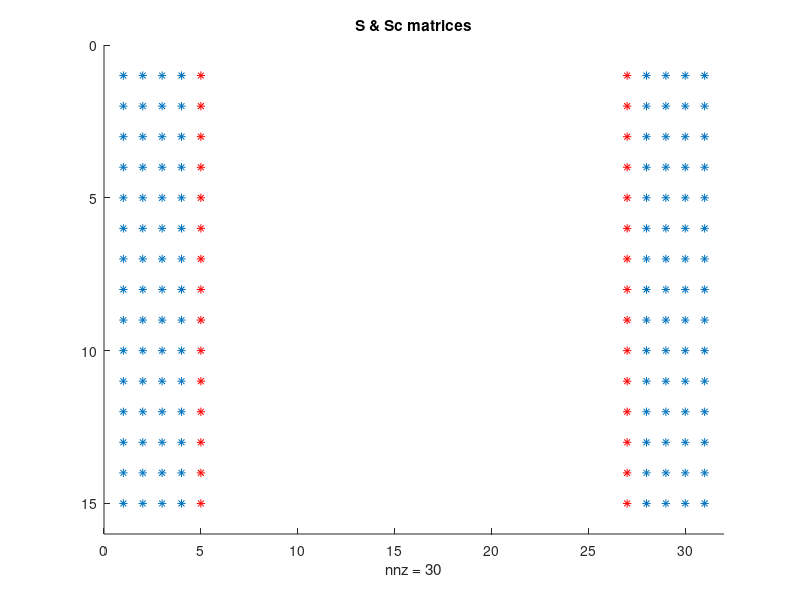

The MATLAB script that drew this image: (Note: this script raises an error after producing the figure.)
%% Programme to solve for Stokes velocity profile in riblets
% Solve A*u = P
% S = riblets grid points
% P = pressure gradient
% A = Laplacian coefficients
% Sc = Sd - S = riblets surface grid points

clear
close all
tic

%% Input data
lz = 1; % always
ly = 0.5; % always <= height for pressure-driven flow

% Define grid sizes
nz = 31; % number of points in z
ny = 15; % number of points in y
dy = ly/(ny-1); % length of sub-intervals in y-axis
dz = lz/(nz-1); % length of sub-intervals in z-axis
y = (0:ny-1)/(ny-1)*ly;
z = (0:nz-1)/(nz-1);

dpdx = -1; % Pressure gradient
Sx = 0; % Shear at the top, could set to 1 (if normalised, always 1)

geometry = 4; 
% 1 = triangle (k/s = 1.866 for 30deg, 0.5 for 90deg, 0.866 for 60deg)
% 2 = semi-circle (k/s = 0.5)
% 3 = trapezium (k/s = 0.5; tip half-angle = 15deg)
% 4 = blade (k/s = 0.5; t/s = 0.2)
angle = 30; % 30/60/90 degrees, for triangles only

savefile = 0;

%% Build S matrix - Grid Points of riblets
% S = 1 for points within and on boundary and = 0 elsewhere 
S = zeros(ny,nz);

if geometry == 1 % triangle
    if angle == 90        
        shape = 'triangle9';
        height = 0.5;
        triangle = z-lz/2+0.00001;
        triangle2 = -z+lz/2+0.00001;
    end
    if angle == 60
        shape = 'triangle6';
        height = sqrt(3)/2;
        triangle = sqrt(3)*z-sqrt(3)*lz/2;
        triangle2 = -sqrt(3)*z+sqrt(3)*lz/2;
    end
    if angle == 30
        shape = 'triangle3';
        height = 1 + sqrt(3)/2;
        triangle = (2+sqrt(3))*z-1-sqrt(3)*lz/2;
        triangle2 = -(2+sqrt(3))*z+1+sqrt(3)*lz/2;
    end
        for k = 1:nz
            for j = 1:ny
                if y(j) <= triangle(k) || y(j) <= triangle2(k)
                    S(j,k) = 1;
                else
                    S(j,k) = 0;
                end
            end
        end
end

if geometry == 2 % semi-circle
    shape = 'circle';
    height = 0.5;
    circle = (y'*ones(1,nz)-lz/2).^2+(ones(ny,1)*z-lz/2).^2-(lz/2)^2;
    S = sign((sign(circle)+1)/2);    
end

if geometry == 3 % trapezium
    shape = 'trapezium';
    height = 0.5;
    trapezium = (4+2*sqrt(3))*z-3.5-2*sqrt(3);
    trapezium2 = -(4+2*sqrt(3))*z+0.5;
    for k=1:nz
        for j=1:ny
            if y(j) <= trapezium(k) || y(j) <= trapezium2(k)
                S(j, k) = 1;
            else
                S(j, k) = 0;
            end
        end
    end
end

if geometry == 4 % blade
    shape = 'blade';
    height = 0.5;
    for j = 1:round(0.5/ly*ny)
        for k = 1:nz
            if z(k) <= 0.1*lz || z(k) >= 0.9*lz
                S(j,k) = 1;
            else
                S(j,k) = 0;
            end
        end
    end
end

figure(1); clf
hold on
spy(S)

%% Build Sd matrix
% Sd = 1 for points within and on boundary and = 0 elsewhere 
% riblets now bigger by rd = max(dy,dz)
rd = max(dy,dz);
Sd = zeros(ny,nz);

if geometry == 1 % triangle
    if angle == 90
        triangle = z+rd-lz/2+0.00001;
        triangle2 = -z+rd+lz/2+0.00001;
        ztriangle = (0:100)/100; % reference
        ytriangle1 = ztriangle-lz/2+0.00001;
        ytriangle2 = -ztriangle+lz/2+0.00001;
        zplot = 1+ztriangle*(nz-1);
        yplot1 = 1+ytriangle1*(ny-1)/ly;
        yplot2 = 1+ytriangle2*(ny-1)/ly;
        figure(1)
        plot(zplot,yplot1,'k',zplot,yplot2,'k')
    end
    if angle == 60
        triangle = sqrt(3)*(z+rd)-sqrt(3)*lz/2;
        triangle2 = -sqrt(3)*(z-rd)+sqrt(3)*lz/2;        
        ztriangle = (0:100)/100; % reference
        ytriangle1 = sqrt(3)*ztriangle-sqrt(3)*lz/2;
        ytriangle2 = -sqrt(3)*ztriangle+sqrt(3)*lz/2;
        zplot = 1+ztriangle*(nz-1);
        yplot1 = 1+ytriangle1*(ny-1)/ly;
        yplot2 = 1+ytriangle2*(ny-1)/ly;
        figure(1)
        plot(zplot,yplot1,'k',zplot,yplot2,'k')
    end
    if angle == 30
        triangle = (2+sqrt(3))*(z+rd)-1-sqrt(3)*lz/2;
        triangle2 = -(2+sqrt(3))*(z-rd)+1+sqrt(3)*lz/2;
        ztriangle = (0:100)/100; % reference
        ytriangle1 = (2+sqrt(3))*ztriangle-1-sqrt(3)*lz/2;
        ytriangle2 = -(2+sqrt(3))*ztriangle+1+sqrt(3)*lz/2;
        zplot = 1+ztriangle*(nz-1);
        yplot1 = 1+ytriangle1*(ny-1)/ly;
        yplot2 = 1+ytriangle2*(ny-1)/ly;
        figure(1)
        plot(zplot,yplot1,'k',zplot,yplot2,'k')
    end
    for k = 1:nz
        for j = 1:ny
            if y(j) <= triangle(k) || y(j) <= triangle2(k)
                Sd(j,k) = 1;
            else
                Sd(j,k) = 0;
            end
        end
    end
end

if geometry == 2 % semi-circle    
    circled = (y'*ones(1,nz)-lz/2).^2+(ones(ny,1)*z-lz/2).^2-(lz/2-rd)^2;
    Sd = sign((sign(circled)+1)/2);
    zcircle = (0:100)/100; % reference
    ycircle = (-sqrt((lz/2)^2-(zcircle-lz/2).^2))+lz/2;
    zplot = 1+zcircle*(nz-1);
    yplot = 1+ycircle*(ny-1)/ly;
    figure(1)
    plot(zplot,yplot,'k')
end

if geometry == 3 % trapezium
    trapezium = (4+2*sqrt(3))*(z+rd)-3.5-2*sqrt(3);
    trapezium2 = -(4+2*sqrt(3))*(z-rd)+0.5;
    ztrap = (0:100)/100; % reference
    ytrap = (4+2*sqrt(3))*ztrap-3.5-2*sqrt(3);
    ytrap2 = -(4+2*sqrt(3))*ztrap+0.5;
    zplot = 1+ztrap*(nz-1);
    yplot1 = 1+ytrap*(ny-1)/ly;
    yplot2 = 1+ytrap2*(ny-1)/ly;
    figure(1)
    plot(zplot,yplot1,'k',zplot,yplot2,'k')
    for k=1:nz
        for j=1:ny
            if y(j) <= trapezium(k) || y(j) <= trapezium2(k)
                Sd(j, k) = 1;
            else
                Sd(j, k) = 0;
            end
        end
    end
end

if geometry == 4 % blade
    for j = 1:round(0.5/ly*ny) %+1 if domain height > 0.5*lz
        for k = 1:nz
            if z(k) <= 0.1*lz+rd+0.00001 || z(k) >= 0.9*lz-rd-0.00001
                Sd(j,k) = 1;
            else
                Sd(j,k) = 0;
            end
        end
    end
end

%% Build Sc matrix - curve of the boundary
Sc = Sd-S;
figure(1)
spy(Sc,'r')
title('S & Sc matrices')

%% Build P matrix - pressure gradient - RHS of Stokes
P = ones(ny*nz,1);
P = sparse(P);
P = P*dpdx;

%% Build A matrix 
beta = -2/(dy^2)-2/(dz^2); % coefficient of point p
alpha = 1/(dy^2); % coefficient of surrounding points
r1 = beta.*ones(ny,1);
r2 = alpha.*ones(ny-1,1);
r3 = alpha.*ones(1,1);
B = diag(r1,0) + diag(r2,1) + diag(r2,-1) + diag(r3,-ny+1) + diag(r3,ny-1);
B = sparse(B);
C = kron(eye(nz),B);
C = sparse(C);
gamma = 1/(dz^2);
r4 = gamma.*ones(ny*nz-ny,1);
r5 = gamma.*ones(ny,1);
D = diag(r4,-ny)+diag(r4,+ny)+diag(r5,-ny*nz+ny)+diag(r5,ny*nz-ny);
D = sparse(D);
A = C+D;
A = sparse(A);

%% Shear at the top condition
for k = 1:nz
    j = ny; % top of domain
    index = (k-1)*ny+j;
    A(index,:) = 0;
    A(index,index) = 1/dy^2; % should be dy, but P(index) changed as well
    if index~=1
        A(index,index-1) = -1/dy^2;
    end   
    P(index) = Sx/dy;
end

%% Solid condition - modify the A matrix
% Modify A and P matrix for points within and on the boundary of riblets
% Velocity inside riblets = 0
for j = 1:ny
    for k = 1:nz
        if S(j,k) == 1
            index = (k-1)*ny+j;
            A(index,:) = 0;
            A(index,index) = 1/dy^2;
            P(index) = 0;
        end
    end
end

%% Modify the A matrix - curve of the boundary
% Modification of the matrix A near the boundary of the solid
for j=2:ny-1
    for k=2:nz-1
        if Sc(j,k) == 1
            y0 = y(j);
            z0 = z(k);          
            my = abs(floor(log10(dy)));
            mz = abs(floor(log10(dz)));
            
        %ys: (j-+2,k);(j-+1,k);(j,k-+2);(j,k-+1) 
            ys = y(j-1:j+1);
            zs = z(k-1:k+1);  
            
            if geometry == 1 % triangle
                if angle == 90
                    if z0 <= lz/2
                        yp0 = -z0+lz/2;
                    else
                        yp0 = z0-lz/2;
                    end
                    zpPlus = y0+lz/2;
                    zpMinus = -y0+lz/2;
                end
                if angle == 60
                    if z0 <= lz/2
                        yp0 = -sqrt(3)*z0+sqrt(3)*lz/2;
                    else
                        yp0 = sqrt(3)*z0-sqrt(3)*lz/2;
                    end
                    zpPlus = y0/sqrt(3)+lz/2;
                    zpMinus = -y0/sqrt(3)+lz/2;
                end
                if angle == 30
                    if z0 <= lz/2
                        yp0 = (2+sqrt(3))*z0-1-sqrt(3)*lz/2;
                    else
                        yp0 = -(2+sqrt(3))*z0+1+sqrt(3)*lz/2;
                    end
                    zpPlus = y0/(2+sqrt(3))+(1+sqrt(3)*lz/2)/(2+sqrt(3));
                    zpMinus = -y0/(2+sqrt(3))+(1+sqrt(3)*lz/2)/(2+sqrt(3));
                end
            end
            
            if geometry == 2 % semi-circle
                yp0 = sqrt((lz/2)^2-(z0-lz/2).^2)+lz/2;
                zpPlus = sqrt((lz/2)^2-(y0-lz/2).^2)+lz/2;
                zpMinus = -sqrt((lz/2)^2-(y0-lz/2).^2)+lz/2;
            end
            
            if geometry == 3 % trapezium
                if z0 <= lz/2
                    yp0 = -(4+2*sqrt(3))*z0+0.5;
                else
                    yp0 = (4+2*sqrt(3))*z0-3.5-2*sqrt(3);
                end
                zpPlus = (3.5+2*sqrt(3)+y0)/(4+2*sqrt(3));
                zpMinus = (0.5-y0)/(4+2*sqrt(3));
            end
            
            if geometry == 4 % blade
                if z0 <= 0.1*lz || z0 >= 0.9*lz
                    yp0 = height*lz;
                else
                    yp0 = 0;
                end
                if y0 <= height*lz
                    zpPlus = 0.9*lz-0.0001;
                    zpMinus = 0.1*lz+0.0001;
                else
                    zpPlus = 0;
                    zpMinus = lz;
                end                
            end
            
            % check closest distance in z direction               
            if abs(z0-zpPlus) < abs(z0 - zpMinus)
                zp0 = zpPlus;
            else
                zp0 = zpMinus;
            end
            
            % Modify ys: (j-+2,k),(j-+1,k),(j,k-+2),(j,k-+1)         
            deltay=round(abs(y0-yp0),10);
            deltays=y0-yp0;
            deltaz=round(abs(z0-zp0),10);
            deltazs=z0-zp0;
            
            if deltaz<dz
                if round(deltaz,mz+2)~=0
                    zs(2-sign(deltazs))=z0-sign(deltazs)*deltaz;
                end
            end           
            if deltay<dy
                if round(deltay,my+2)~=0 
                    ys(2-sign(deltays))=y0-sign(deltays)*deltay;
                end
            end 
            
            bj=zeros(1,3);
            bk=zeros(1,3);          
            bj(1)=2/((ys(2)-ys(1))*(ys(3)-ys(1)));
            bj(2)=-2/((ys(3)-ys(2))*(ys(2)-ys(1))); 
            bj(3)=2/((ys(3)-ys(2))*(ys(3)-ys(1)));
            bk(1)=2/((zs(2)-zs(1))*(zs(3)-zs(1)));
            bk(2)=-2/((zs(3)-zs(2))*(zs(2)-zs(1))); 
            bk(3)=2/((zs(3)-zs(2))*(zs(3)-zs(1)));  
            
            index =(k-1)*ny+j;
            A(index,index)= bj(2) + bk(2);        
            if abs(deltay)<dy           
              A(index,index-sign(deltays))=0;       
              A(index,index+sign(deltays))= bj(2+sign(deltays));
            end                      
            if abs(deltaz)<dz 
              A(index,index-sign(deltazs)*ny)= bk(2-sign(deltazs));
              A(index,index+sign(deltazs)*ny)= bk(2+sign(deltazs));
            end
        end
    end
end
            
%% No slip at bottom condition
for k = 1:nz
    j = 1;
    index = (k-1)*ny+j ;
    A(index,:) = 0;
    A(index,index) = 1/dy^2;
    P(index)=0;
end

%% Solution
figure(3)
spy(A)
u = mldivide(A,P);
u = reshape(u,ny,nz); % converts u into size (ny,nz)

figure(4)
surfc(z,y,u)
title('u profile')
ylabel('y', 'FontSize', 18)
xlabel('z', 'FontSize', 18)
set(gca,'FontSize',18)

figure(5)
contourf(z,y,u)
axis image
colorbar
set(gca,'layer','top')
title('u')
colorbar
ylabel('y')
xlabel('z')

%% calculate coefficients
integraly = dy*trapz(full(u)); % integrate u*dy with z constant
F1 = dz*trapz(integraly) % integration in y and z

u_surf = u(end,:);
F2 = dz*trapz(full(u_surf)) % integration in z at top layer

if savefile == 1
    tit = ['No_points_' num2str(ny) '_Shape_' num2str(shape) '.mat'];
    save(tit,'ny','relError', 'relErrorint', 'integralz');
end

toc